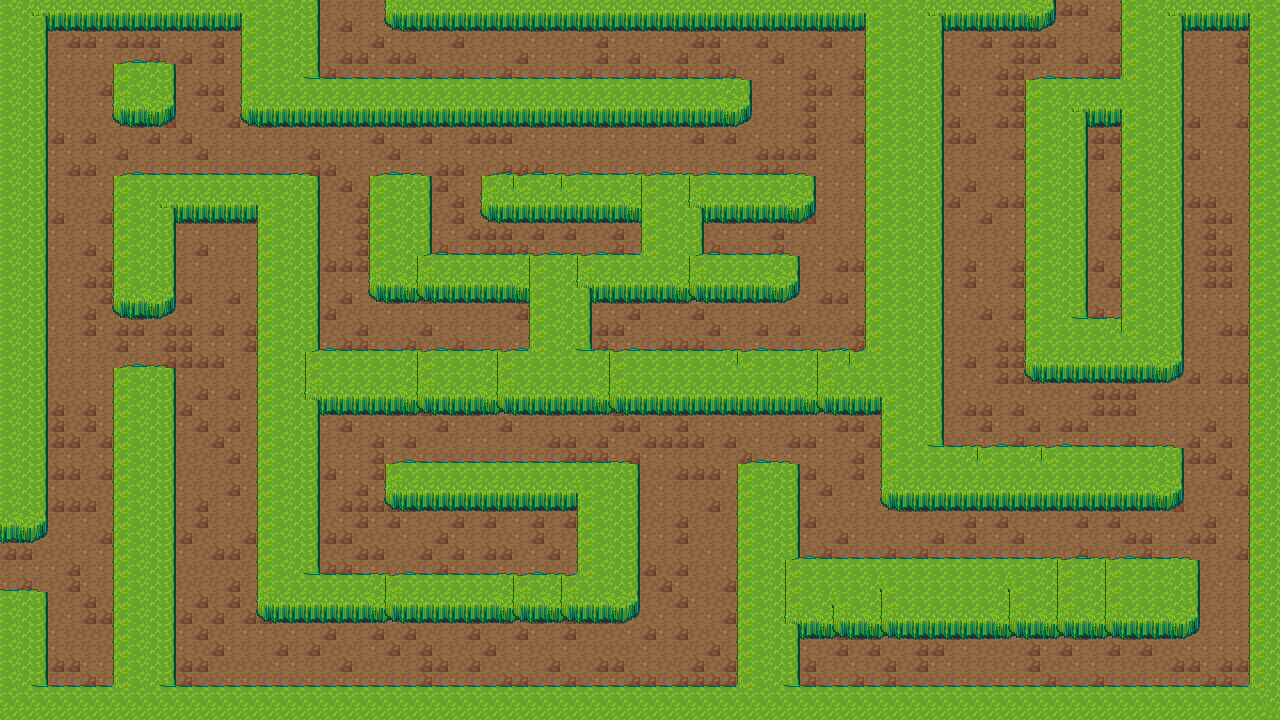

This is a level from a 2D game, rendered from its Tiled map with the project's own tilesets. A one-line summary and the map file follow, with tile-layer data summarised:
An orthogonal 80x45 tile map with 16x16 px tiles, 3 tile layers (Tile Layer 1, Tile Layer 2, Tile Layer 3) and 37 objects (30x wall, 2x map13, 2x playerfrommap13, map11, playerfrommap11).

<map version="1.2" tiledversion="1.2.2" orientation="orthogonal" renderorder="right-down" width="80" height="45" tilewidth="16" tileheight="16" infinite="0" nextlayerid="6" nextobjectid="40">
 <tileset firstgid="1" source="LPC_Terrain/Terrain.tsx" />
 <layer id="1" name="Tile Layer 1" width="80" height="45">
  <data>[3600 cells, 3600 non-empty, 1 distinct tile ids]</data>
 </layer>
 <layer id="2" name="Tile Layer 2" width="80" height="45">
  <data>[3600 cells, 3600 non-empty, 4 distinct tile ids]</data>
 </layer>
 <layer id="3" name="Tile Layer 3" width="80" height="45">
  <data>[3600 cells, 1674 non-empty, 13 distinct tile ids]</data>
 </layer>
 <objectgroup id="4" name="Object Layer 1" visible="0">
  <object id="1" name="wall" x="386" y="-50" width="662" height="66" />
  <object id="2" name="wall" x="1126" y="-40" width="162" height="58" />
  <object id="3" name="wall" x="1256" y="-60" width="54" height="778" />
  <object id="4" name="wall" x="-10" y="694" width="1310" height="60" />
  <object id="5" name="wall" x="0" y="-16" width="36" height="542" />
  <object id="6" name="wall" x="0" y="-34" width="314" height="42" />
  <object id="7" name="wall" x="248" y="-38" width="62" height="146" />
  <object id="8" name="wall" x="244" y="84" width="500" height="28" />
  <object id="9" name="wall" x="874" y="-20" width="58" height="424" />
  <object id="10" name="wall" x="888" y="354" width="50" height="136" />
  <object id="11" name="wall" x="886" y="452" width="284" height="40" />
  <object id="12" name="wall" x="1032" y="86" width="140" height="282" />
  <object id="13" name="wall" x="1124" y="-14" width="50" height="126" />
  <object id="14" name="wall" x="116" y="70" width="54" height="36" />
  <object id="15" name="wall" x="4" y="594" width="34" height="128" />
  <object id="16" name="wall" x="118" y="376" width="56" height="334" />
  <object id="17" name="wall" x="120" y="176" width="44" height="132" />
  <object id="18" name="wall" x="122" y="178" width="184" height="36" />
  <object id="19" name="wall" x="264" y="184" width="48" height="426" />
  <object id="20" name="wall" x="262" y="582" width="366" height="24" />
  <object id="21" name="wall" x="584" y="476" width="46" height="138" />
  <object id="22" name="wall" x="392" y="470" width="234" height="34" />
  <object id="23" name="wall" x="268" y="360" width="660" height="38" />
  <object id="24" name="wall" x="536" y="254" width="44" height="128" />
  <object id="25" name="wall" x="378" y="184" width="52" height="106" />
  <object id="26" name="wall" x="488" y="182" width="318" height="26" />
  <object id="27" name="wall" x="394" y="256" width="392" height="28" />
  <object id="28" name="wall" x="648" y="180" width="42" height="98" />
  <object id="29" name="wall" x="744" y="472" width="48" height="244" />
  <object id="30" name="wall" x="752" y="564" width="438" height="58" />
 </objectgroup>
 <objectgroup id="5" name="Object Layer 2" visible="0">
  <object id="32" name="map11" x="-1" y="548" width="10" height="40" />
  <object id="33" name="playerfrommap11" x="81" y="560" width="38" height="48" />
  <object id="34" name="map13" x="328" y="-4" width="46" height="14" />
  <object id="35" name="playerfrommap13" x="349" y="59" width="32" height="30" />
  <object id="36" x="300" y="-342" width="6" height="10" />
  <object id="37" name="map13" x="1062" y="8" width="56" height="6" />
  <object id="38" name="playerfrommap13" x="1028" y="32" width="10" height="10" />
 </objectgroup>
</map>
